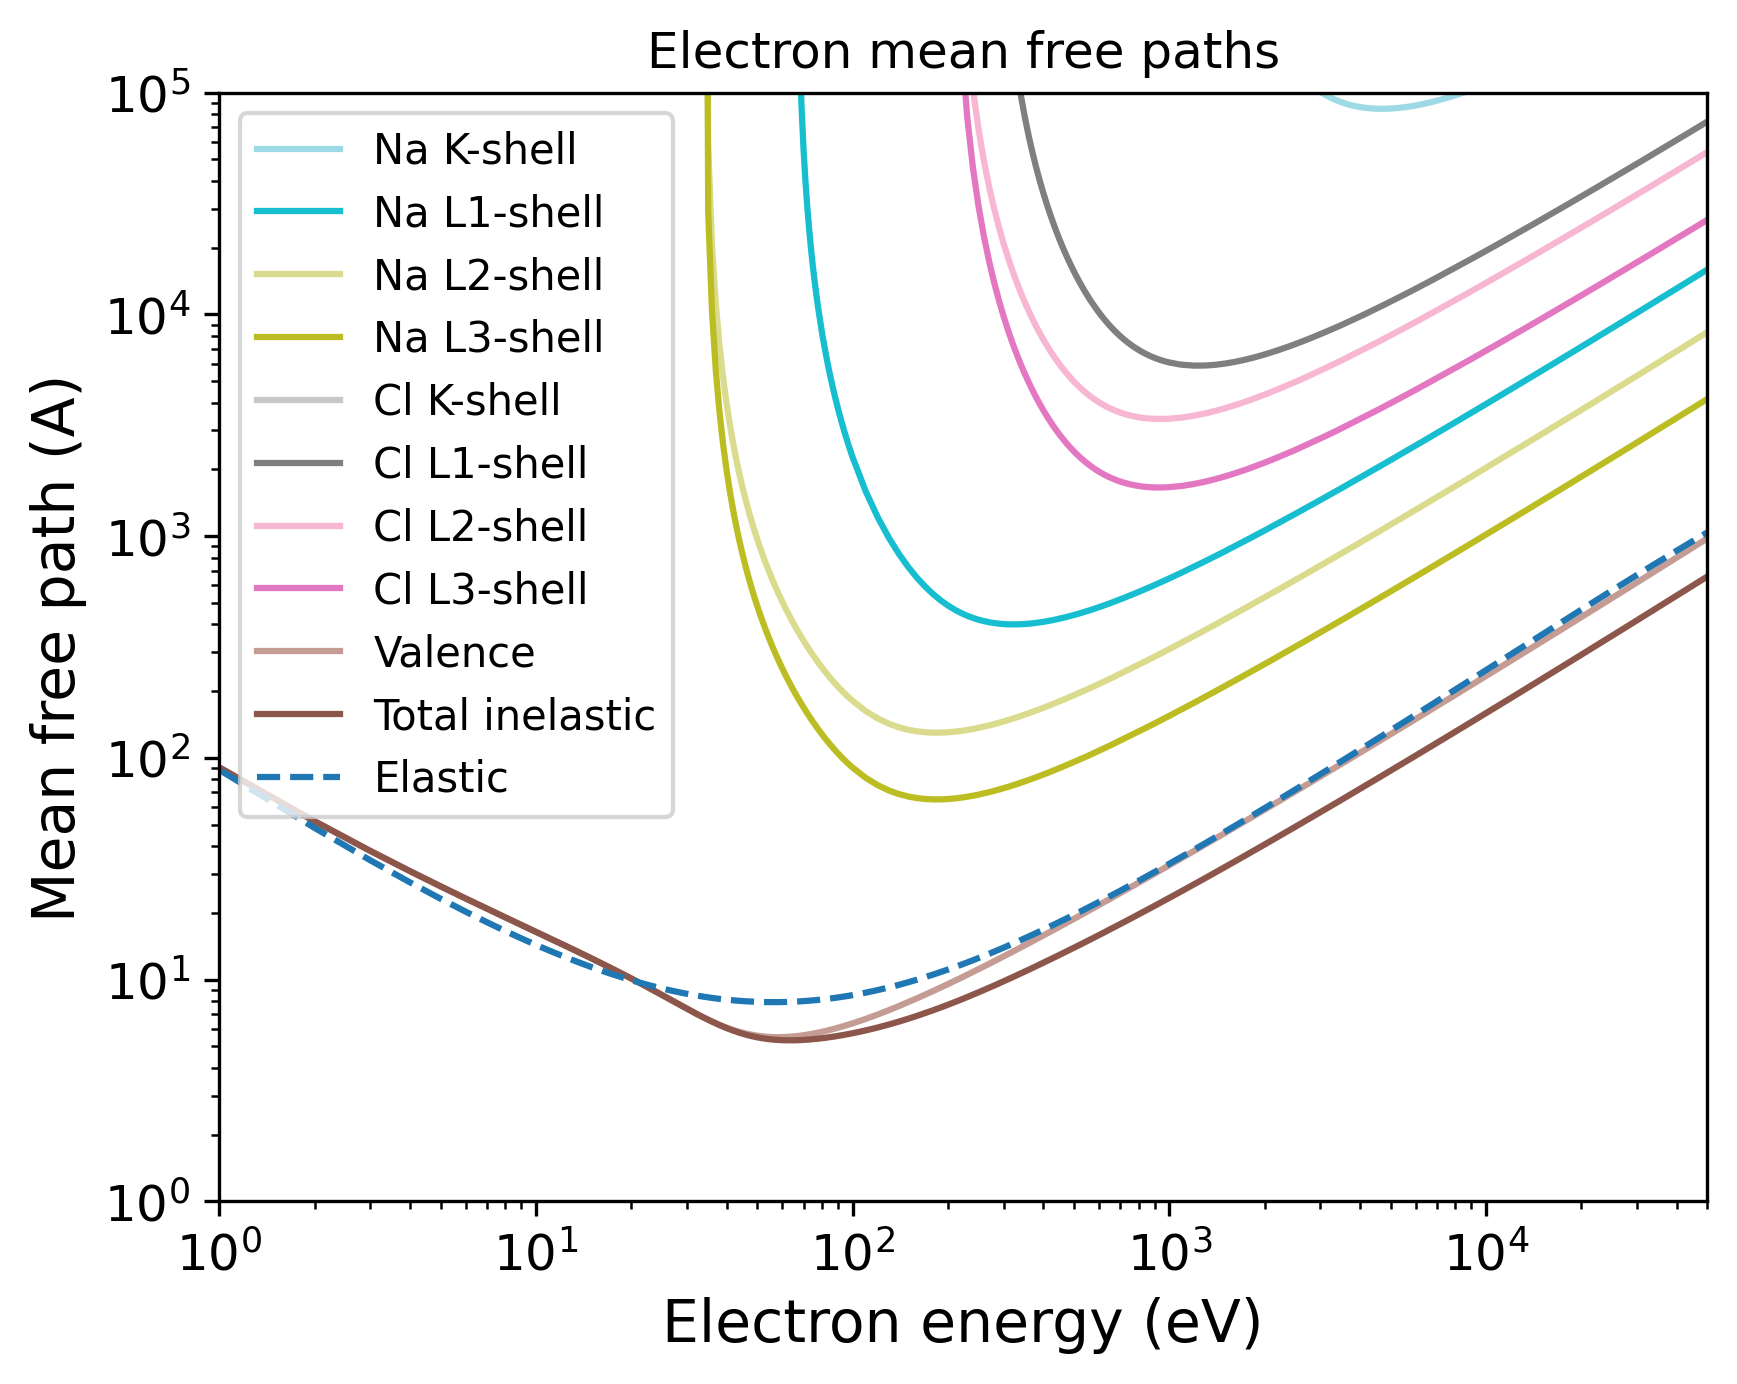

Here is the Python script that generated this plot:
import pandas as pd
import numpy as np
import matplotlib.pyplot as plt
import matplotlib.cm as cm
# Set the format:
plt.xlabel("Electron energy (eV)", fontsize=14)
plt.ylabel("Mean free path (A)", fontsize=14)
plt.xticks(fontsize=12)
plt.yticks(fontsize=12)
plt.grid(False)
# Set the axes:
# Read the output file:
df = pd.read_csv(r"OUTPUT_NaCl_Electron_IMFP.dat", sep=r'\s+', header=None, comment="#", skipinitialspace=True)
plt.xscale("log")
plt.yscale("log")
# Prepare the plot:
columns_to_plot = [ 1, 2, 3, 4, 5, 6, 7, 8, 9, 10]
labels = [ "Na K-shell", "Na L1-shell", "Na L2-shell", "Na L3-shell", "Cl K-shell", "Cl L1-shell", "Cl L2-shell", "Cl L3-shell", "Valence", "Total inelastic"]
# Create N distinct colors from a colormap
N = len(columns_to_plot)
colors = plt.cm.tab20(np.linspace(1, 0, 20))
# Set line styles:
linestyles = [ "-", "-", "-", "-", "-", "-", "-", "-", "-", "-"]
for i, col in enumerate(columns_to_plot):
    color = colors[i % len(colors)]
    ls    = linestyles[i % len(linestyles)]
    label = labels[i % len(labels)]
    plt.plot(df.iloc[:, 0], df.iloc[:, col],
    color=color,
    label=label,
    linestyle=ls)
# Add a curve from the second file
df2 = pd.read_csv(r"OUTPUT_NaCl_Electron_EMFP.dat", sep=r'\s+', header=None, comment="#", skipinitialspace=True)
columns_to_plot2 = [ 3]
labels2 = [ "Elastic"]
# Create second part of the plot:
for col, label in zip(columns_to_plot2, labels2):
    plt.plot(df2.iloc[:, 0], df2.iloc[:, col], label=label, linestyle="--")
plt.xlim(1.00000000,50000.00000000)
plt.ylim(1.00000000,100000.00000000)
plt.title("Electron mean free paths")
plt.legend(loc="best", fontsize=10)
# Save the plot in this format:
plt.savefig("OUTPUT_MFP_electron.png", dpi=300, bbox_inches="tight")
